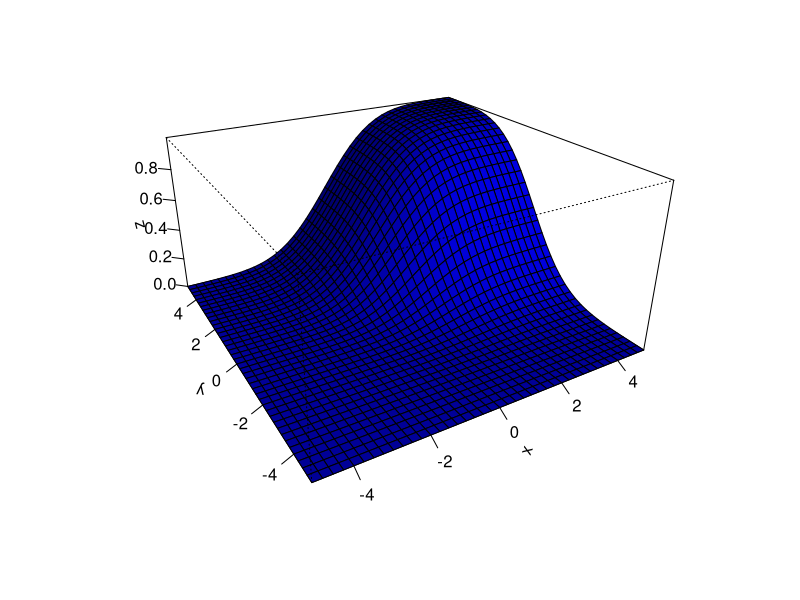
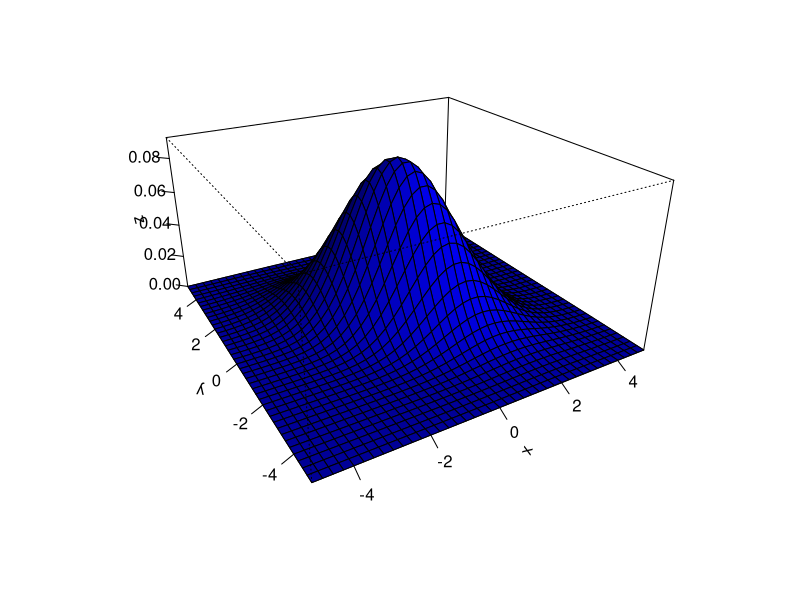
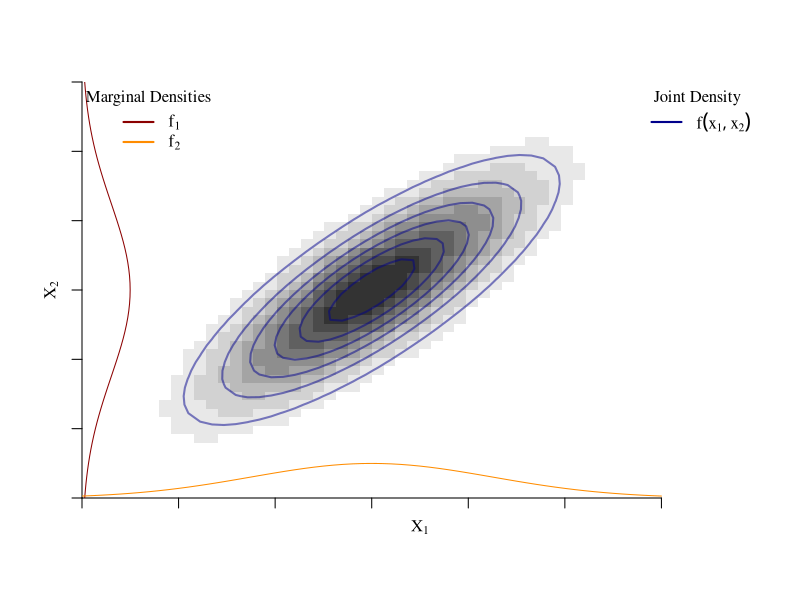
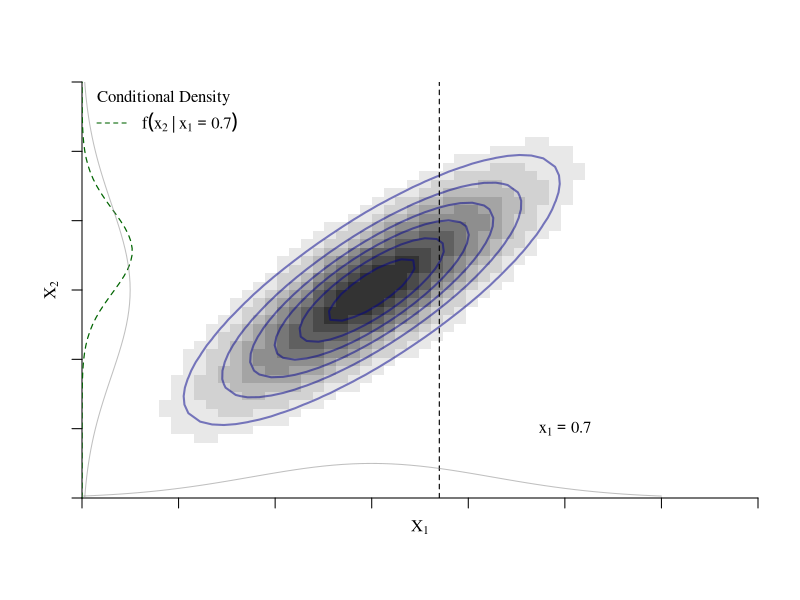
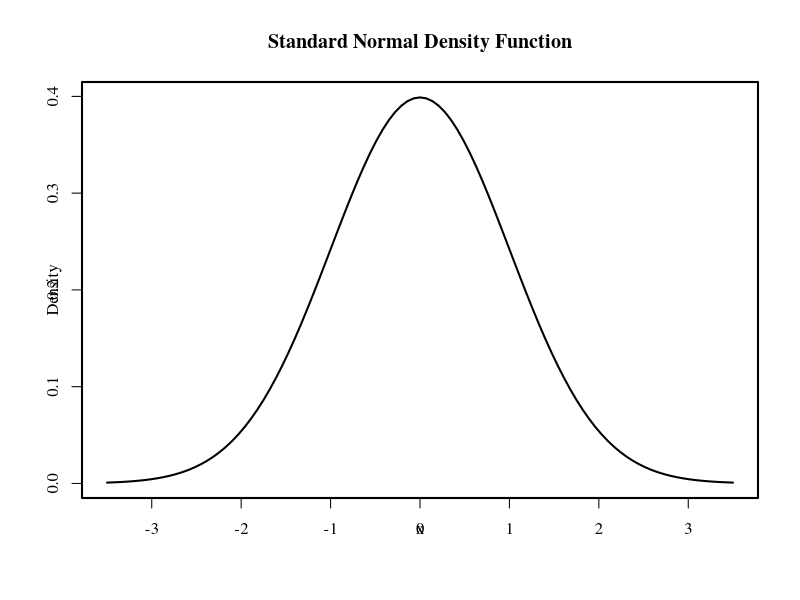
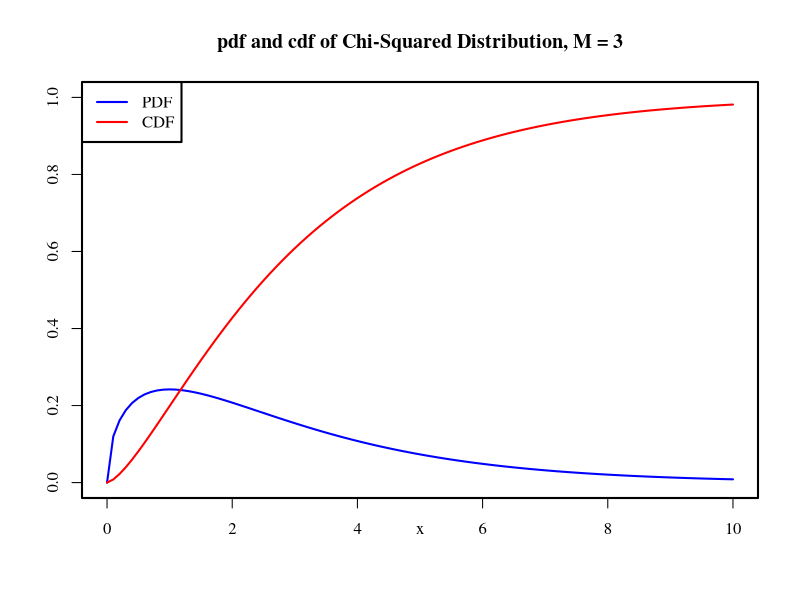
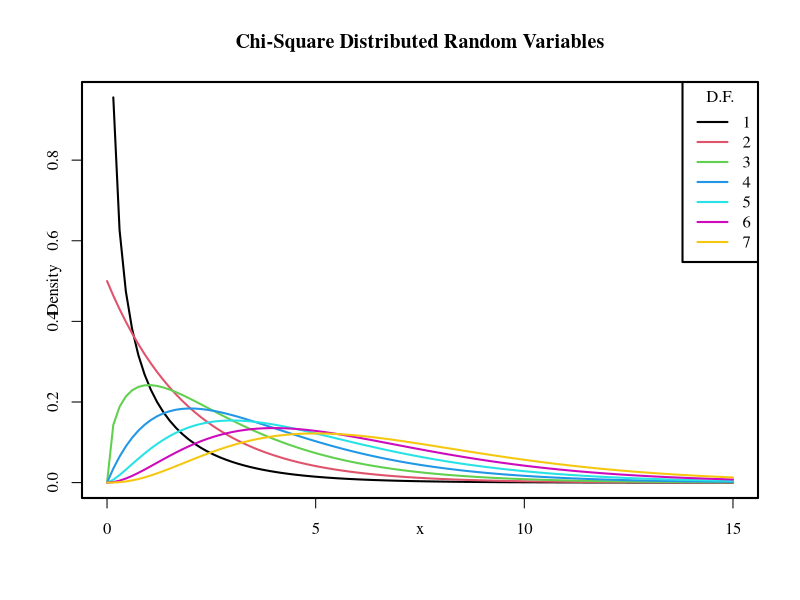
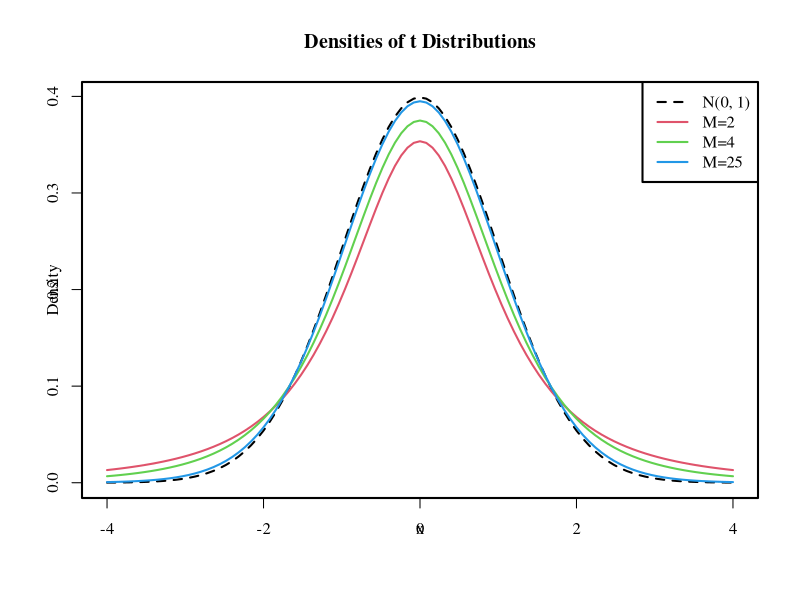

The R source for these figures, in order:
## ---- chunk 1
set.seed(869)
## 1 (fair) coin-flip:
results <- sample(x = c("H", "T"), size = 5, replace = TRUE)
## Relative frequency of "H" in 5 coin-flips
length(results[results=="H"])/5

## 10 (fair) coin-flips:
results <- sample(x = c("H", "T"), size = 50, replace = TRUE)
## Relative frequency of "H" in 50 coin-flips
length(results[results=="H"])/50

## 100000 (fair) coin-flips:
results <- sample(x = c("H", "T"), size = 5000, replace = TRUE)
## Relative frequency of "H" in 5000 coin-flips
length(results[results=="H"])/5000
## ---- chunk 2
## Install the package if not installed yet
# install.packages("mnormt")

library(mnormt)

x     <- seq(-5, 5, 0.25) 
y     <- seq(-5, 5, 0.25)
mu    <- c(0, 0)
sigma <- matrix(c(2, -1, -1, 2), nrow = 2)
f     <- function(x, y) pmnorm(cbind(x, y), mu, sigma)
z     <- outer(x, y, f)

persp(x, y, z, theta = -30, phi = 25, 
      shade = 0.75, col = "blue", expand = 0.5, r = 2, 
      ltheta = 25, ticktype = "detailed")
## ---- chunk 3
## Load the package
library(mnormt)

x     <- seq(-5, 5, 0.25) 
y     <- seq(-5, 5, 0.25)
mu    <- c(0, 0)
sigma <- matrix(c(2, -1, -1, 2), nrow = 2)
f     <- function(x, y) dmnorm(cbind(x, y), mu, sigma)
z     <- outer(x, y, f)

persp(x, y, z, theta = -30, phi = 25, 
      shade = 0.75, col = "blue", expand = 0.5, r = 2, 
      ltheta = 25, ticktype = "detailed")
## ---- chunk 4
library("scales")
par(lwd=2,mgp=c(1,1,0), family="serif")
# Modified to extract diagonal.
bivariate.normal <- function(x, mu, Sigma) 
  exp(-.5 * diag(t(x-mu) %*% solve(Sigma) %*% (x-mu))) / sqrt(2 * pi * det(Sigma))

mu    <- c(0,0)
Sigma <- matrix(c(1,.8,.8,1), nrow=2)

x1 <- seq(-3, 3, length.out=50)
x2 <- seq(-3, 3, length.out=50)

# plot(1:10,axes=FALSE, frame.plot=TRUE, lwd=1)

# z can now be calculated much easier.
z     <- bivariate.normal(t(expand.grid(x1,x2)),mu,Sigma)
dim(z)<-c(length(x1),length(x2))
contour(x1, x2, z, col="#4545FF", drawlabels=FALSE, nlevels=5,
        xlab=expression(X[1]), ylab=expression(X[2]),  lwd=1,xlim=c(-3,4),ylim=range(x2),frame.plot=FALSE,axes=FALSE,xaxs = "i", yaxs = "i")
image(x1, x2, z, col=gray(seq(1,.2,len=10)), add=TRUE)
contour(x1, x2, z, col=alpha("darkblue", 0.5), drawlabels=FALSE, nlevels=5, add=TRUE)
#box(lwd=.5)
axis(1,at = -3:3, labels=FALSE,lwd.ticks=1)
axis(2,labels=FALSE,lwd.ticks=1)

# Marginal probability distribution: http://mpdc.mae.cornell.edu/Courses/MAE714/biv-normal.pdf
# Please check this, I'm not sure it is correct.
marginal.x1<-function(x)  exp((-(x-mu[1])^2)/2*(Sigma[1,2]^2)) / (Sigma[1,2]*sqrt(2*pi))
marginal.x2<-function(x)  exp((-(x-mu[1])^2)/2*(Sigma[2,1]^2)) / (Sigma[2,1]*sqrt(2*pi))

# Left side solid
x.s  <- seq(from=min(x1),to=max(x1),by=0.1)
vals<-marginal.x2(x.s)
lines(vals-abs(min(x1)),x.s,lty=1,lwd=1, col="darkred")

# Bottom side solid
vals<-marginal.x1(x.s)
lines(x.s,vals-abs(min(x2)),lty=1,lwd=1, col="darkorange")
legend("topleft", col=c("darkred","darkorange"), lty=1, legend = c(expression(f[1]),expression(f[2])), bty="n",
       title = "Marginal Densities")
legend("topright", col=c("darkblue"), lty=1, legend = expression(f(x[1],x[2])), bty="n",
       title = "Joint Density")
## ---- chunk 5
par(lwd=2,mgp=c(1,1,0), family="serif")
# Modified to extract diagonal.
bivariate.normal <- function(x, mu, Sigma) 
  exp(-.5 * diag(t(x-mu) %*% solve(Sigma) %*% (x-mu))) / sqrt(2 * pi * det(Sigma))

mu    <- c(0,0)
Sigma <- matrix(c(1,.8,.8,1), nrow=2)

x1 <- seq(-3, 3, length.out=50)
x2 <- seq(-3, 3, length.out=50)

# plot(1:10,axes=FALSE, frame.plot=TRUE, lwd=1)

# z can now be calculated much easier.
# z     <- bivariate.normal(t(expand.grid(x1,x2)),mu,Sigma)
# dim(z)<-c(length(x1),length(x2))
# contour(x1, x2, z, col="#4545FF", drawlabels=FALSE, nlevels=5,
#         xlab=expression(X[1]), ylab=expression(X[2]),  lwd=1,xlim=c(-3,4),ylim=range(x2),frame.plot=FALSE,axes=FALSE,xaxs = "i", yaxs = "i")


z     <- bivariate.normal(t(expand.grid(x1,x2)),mu,Sigma)
dim(z)<-c(length(x1),length(x2))
contour(x1, x2, z, col="#4545FF", drawlabels=FALSE, nlevels=5,
        xlab=expression(X[1]), ylab=expression(X[2]),  lwd=1,xlim=c(-3,4),ylim=range(x2),frame.plot=FALSE,axes=FALSE,xaxs = "i", yaxs = "i")
image(x1, x2, z, col=gray(seq(1,.2,len=10)), add=TRUE)
contour(x1, x2, z, col=alpha("darkblue", 0.5), drawlabels=FALSE, nlevels=5, add=TRUE)

#box(lwd=.5)
axis(1,labels=FALSE,lwd.ticks=1)
axis(2,labels=FALSE,lwd.ticks=1)
abline(v=.7, col=1, lwd=1.1, lty=2)
text(2, -2, labels=expression(x[1]==0.7))

# Dotted
f    <- function(x1,x2) bivariate.normal(t(cbind(x1,x2)),mu,Sigma)
x.s  <- seq(from=min(x1),to=max(x1),by=0.1)
vals <- f(x1=0.7,x2=x.s)
lines(vals-abs(min(x1)),x.s,lty=2,lwd=1.2, col="darkgreen")


marginal.x1<-function(x)  exp((-(x-mu[1])^2)/2*(Sigma[1,2]^2)) / (Sigma[1,2]*sqrt(2*pi))
marginal.x2<-function(x)  exp((-(x-mu[1])^2)/2*(Sigma[2,1]^2)) / (Sigma[2,1]*sqrt(2*pi))

# Left side solid
vals<-marginal.x2(x.s)
lines(vals-abs(min(x1)),x.s,lty=1,lwd=1, col=gray(.5, 0.5))
 
# Bottom side solid
vals<-marginal.x1(x.s)
lines(x.s,vals-abs(min(x2)),lty=1,lwd=1, col=gray(.5, 0.5))

# legend("topright", col=c("darkred","darkorange"), lty=1, legend = c(expression(f[1]),expression(f[2])), bty="n",
#        title = "Marginal Densities")
legend("topleft", col="darkgreen", lty=2.1, lwd=.98, legend = expression(f(x[2]~ "|" ~ x[1]==0.7)), bty="n",
       title = "Conditional Density")
## ---- chunk 6
set.seed(51)
## Set the parameter k
k <- 10
## Draw one realization from the discrete uniform distribution
sample(x = 1:k, size = 1, replace = TRUE)
## ---- chunk 7
set.seed(51)
## Set the parameter p
p <- 0.25
## Draw n realization from the discrete uniform distribution
n <- 5
sample(x = c(0,1), size = n, prob = c(1-p, p), replace=TRUE)

## Alternatively:
## (Bernoulli(p) equals Binomial(1,p))
rbinom(n = n, size = 1, prob = p)
## ---- chunk 8
set.seed(51)
## Set the parameters n and p
size <-   10 # number of trials
p    <- 0.25 # prob of success

## Draw n realization from the binomial distribution:
n <- 5
rbinom(n = n, size = size, prob = p)
## ---- chunk 9
## Drawing from the uniform distribution:
n <- 10
a <- 0
b <- 1
runif(n = n, min = a, max = b)
## ---- chunk 10
# draw a plot of the N(0,1) PDF
curve(dnorm(x),
      xlim = c(-3.5, 3.5),
      ylab = "Density", 
      main = "Standard Normal Density Function") 
## ---- chunk 11
## Drawing from the uniform distribution:
n     <- 12
mu    <- 0
sigma <- 1
rnorm(n = n, mean = mu, sd = sigma) 
## ---- chunk 12
# plot the PDF
curve(dchisq(x, df = 3), 
      xlim = c(0, 10), 
      ylim = c(0, 1), 
      col = "blue",
      ylab = "",
      main = "pdf and cdf of Chi-Squared Distribution, M = 3")

# add the CDF to the plot
curve(pchisq(x, df = 3), 
      xlim = c(0, 10), 
      add = TRUE, 
      col = "red")

# add a legend to the plot
legend("topleft", 
       c("PDF", "CDF"), 
       col = c("blue", "red"), 
       lty = c(1, 1))
## ---- chunk 13
# plot the density for M=1
curve(dchisq(x, df = 1), 
      xlim = c(0, 15), 
      xlab = "x", 
      ylab = "Density", 
      main = "Chi-Square Distributed Random Variables")

# add densities for M=2,...,7 to the plot using a 'for()' loop 
for (M in 2:7) {
  curve(dchisq(x, df = M),
        xlim = c(0, 15), 
        add = T, 
        col = M)
}

# add a legend
legend("topright", 
       as.character(1:7), 
       col = 1:7 , 
       lty = 1, 
       title = "D.F.")
## ---- chunk 14
# plot the standard normal density
curve(dnorm(x), 
      xlim = c(-4, 4), 
      xlab = "x", 
      lty = 2, 
      ylab = "Density", 
      main = "Densities of t Distributions")

# plot the t density for M=2
curve(dt(x, df = 2), 
      xlim = c(-4, 4), 
      col = 2, 
      add = T)

# plot the t density for M=4
curve(dt(x, df = 4), 
      xlim = c(-4, 4), 
      col = 3, 
      add = T)

# plot the t density for M=25
curve(dt(x, df = 25), 
      xlim = c(-4, 4), 
      col = 4, 
      add = T)

# add a legend
legend("topright", 
       c("N(0, 1)", "M=2", "M=4", "M=25"), 
       col = 1:4, 
       lty = c(2, 1, 1, 1))
## ---- chunk 15
pf(2, df1 = 3, df2 = 14, lower.tail = F)
## ---- chunk 16
# define coordinate vectors for vertices of the polygon
x <- c(2, seq(2, 10, 0.01), 10)
y <- c(0, df(seq(2, 10, 0.01), 3, 14), 0)

# draw density of F_{3, 14}
curve(df(x ,3 ,14), 
      ylim = c(0, 0.8), 
      xlim = c(0, 10), 
      ylab = "Density",
      main = "Density Function")

# draw the polygon
polygon(x, y, col = "orange")
